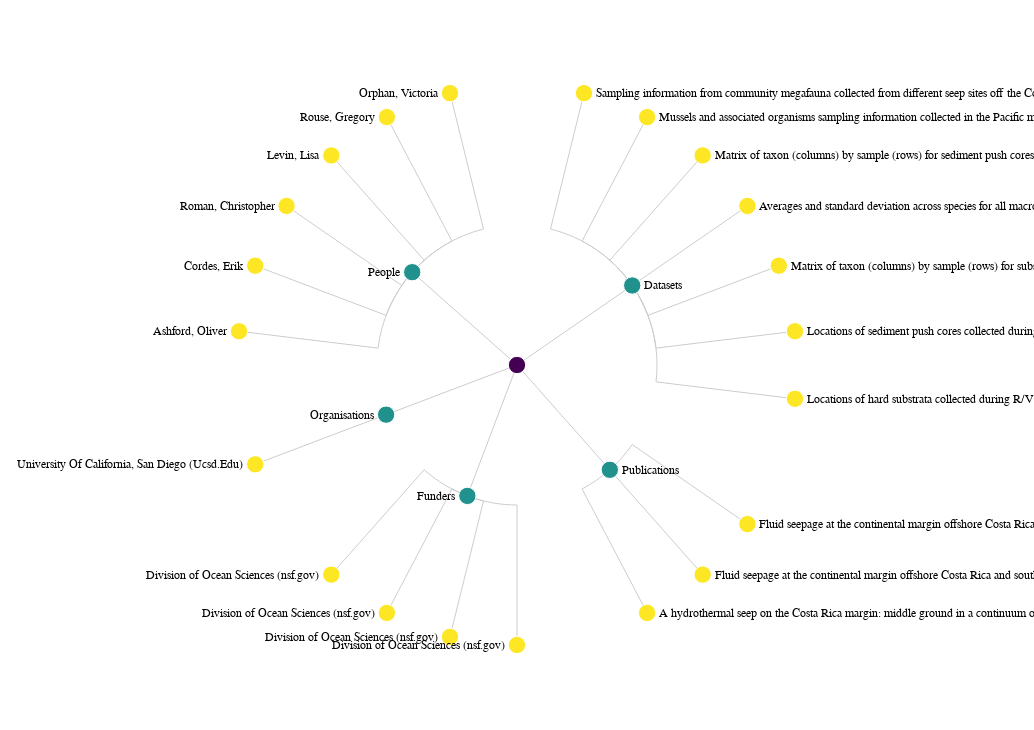

Write notebook code for a chart like this one.
### Code cell
chart = alt.vega(json.loads(vega_template(json.dumps(nodes))))

### Figure 1 — Vega specification as saved in the notebook (floating-point values rounded to 4 significant figures)
{"$schema": "https://vega.github.io/schema/vega/v5.json", "description": "An example of a radial layout for a node-link diagram of hierarchical data.", "width": 1024, "height": 720, "padding": 5, "autosize": "none", "signals": [{"name": "Chart", "value": "Collaborative research: Quantifying the biological, chemical, and physical linkages between chemosynthetic communities and the surrounding deep sea", "bind": {"input": "url", "size": 100}}, {"name": "labels", "value": true, "bind": {"input": "checkbox"}}, {"name": "radius", "value": 280, "bind": {"input": "range", "min": 20, "max": 600}}, {"name": "extent", "value": 360, "bind": {"input": "range", "min": 0, "max": 360, "step": 1}}, {"name": "rotate", "value": 0, "bind": {"input": "range", "min": 0, "max": 360, "step": 1}}, {"name": "layout", "value": "cluster", "bind": {"input": "radio", "options": ["tidy", "cluster"]}}, {"name": "links", "value": "orthogonal", "bind": {"input": "select", "options": ["line", "curve", "diagonal", "orthogonal"]}}, {"name": "originX", "update": "width / 2"}, {"name": "originY", "update": "height / 2"}], "data": [{"name": "tree", "values": [{"id": "https://doi.org/10.48321/d17g67", "name": " "}, {"id": 2, "name": "Datasets", "parent": "https://doi.org/10.48321/d17g67"}, {"id": 6, "name": "Publications", "parent": "https://doi.org/10.48321/d17g67"}, {"id": 3, "name": "Funders", "parent": "https://doi.org/10.48321/d17g67"}, {"id": 4, "name": "Organisations", "parent": "https://doi.org/10.48321/d17g67"}, {"id": 5, "name": "People", "parent": "https://doi.org/10.48321/d17g67"}, {"id": "10.26008/1912/bco-dmo.806673.1", "name": "Sampling information from community megafauna collected from different seep sites off the Costa Rica margin. Collections taken aboard R/V Atlantis in 2017 and 2018 using DSV Alvin. The 2019 collections were made aboard R/V Falkor, using the ROV Subastian.", "tooltip": "10.26008/1912/bco-dmo.806673.1", "parent": 2}, {"id": "10.26008/1912/bco-dmo.805488.1", "name": "Mussels and associated organisms sampling information collected in the Pacific margin of Costa Rica.The collections were made aboard R/V Atlantis in 2017 and 2018 using DSV Alvin. The 2019 collections were made aboard R/V Falkor, using the ROV Subastian", "tooltip": "10.26008/1912/bco-dmo.805488.1", "parent": 2}, {"id": "10.1575/1912/bco-dmo.750091.1", "name": "Matrix of taxon (columns) by sample (rows) for sediment push cores collected by HOV Alvin during R/V Atlantis cruise AT37-13 in the Pacific margin of Costa Rica from May to June 2017", "tooltip": "10.1575/1912/bco-dmo.750091.1", "parent": 2}, {"id": "10.1575/1912/bco-dmo.747575.1", "name": "Averages and standard deviation across species for all macrofauna found on each carbonate rock collected during R/V Atlantis cruise AT37-13 in the Pacific margin of Costa Rica from May to June 2017", "tooltip": "10.1575/1912/bco-dmo.747575.1", "parent": 2}, {"id": "10.1575/1912/bco-dmo.747699.1", "name": "Matrix of taxon (columns) by sample (rows) for substrates collected using HOV Alvin on R/V Atlantis cruise AT37-13 in the Pacific Ocean off Costa Rica from May to June 2017", "tooltip": "10.1575/1912/bco-dmo.747699.1", "parent": 2}, {"id": "10.1575/1912/bco-dmo.750284.1", "name": "Locations of sediment push cores collected during R/V Atlantis cruise AT37-13 in the Pacific Ocean off Costa Rica from May to June 2017", "tooltip": "10.1575/1912/bco-dmo.750284.1", "parent": 2}, {"id": "10.1575/1912/bco-dmo.750308.1", "name": "Locations of hard substrata collected during R/V Atlantis cruise AT37-13 in the Pacific Ocean off Costa Rica from May to June 2017", "tooltip": "10.1575/1912/bco-dmo.750308.1", "parent": 2}, {"id": "10.1029/2008gc001978", "name": "Fluid seepage at the continental margin offshore Costa Rica and southern Nicaragua", "tooltip": "10.1029/2008gc001978", "parent": 6}, {"id": "10.1029/2008gc001978", "name": "Fluid seepage at the continental margin offshore Costa Rica and southern Nicaragua", "tooltip": "10.1029/2008gc001978", "parent": 6}, {"id": "10.1098/rspb.2012.0205", "name": "A hydrothermal seep on the Costa Rica margin: middle ground in a continuum of reducing ecosystems", "tooltip": "10.1098/rspb.2012.0205", "parent": 6}, {"id": "https://doi.org/10.13039/100000141", "name": "Division of Ocean Sciences (nsf.gov)", "award": "https://www.nsf.gov/awardsearch/showAward?AWD_ID=1635219", "tooltip": "https://doi.org/10.13039/100000141", "parent": 3}, {"id": "https://doi.org/10.13039/100000141", "name": "Division of Ocean Sciences (nsf.gov)", "award": "https://www.nsf.gov/awardsearch/showAward?AWD_ID=1634172", "tooltip": "https://doi.org/10.13039/100000141", "parent": 3}, {"id": "https://doi.org/10.13039/100000141", "name": "Division of Ocean Sciences (nsf.gov)", "award": "https://www.nsf.gov/awardsearch/showAward?AWD_ID=1634559", "tooltip": "https://doi.org/10.13039/100000141", "parent": 3}, {"id": "https://doi.org/10.13039/100000141", "name": "Division of Ocean Sciences (nsf.gov)", "award": "https://www.nsf.gov/awardsearch/showAward?AWD_ID=1634002", "tooltip": "https://doi.org/10.13039/100000141", "parent": 3}, {"id": "https://ror.org/0168r3w48", "name": "University Of California, San Diego (Ucsd.Edu)", "contributorType": "Producer", "tooltip": "https://ror.org/0168r3w48", "parent": 4}, {"id": "https://orcid.org/0000-0001-5473-7057", "name": "Ashford, Oliver", "type": "Person", "affiliation": [{"id": null, "name": "University of California, San Diego (ucsd.edu)"}], "tooltip": "https://orcid.org/0000-0001-5473-7057", "parent": 5}, {"id": "https://orcid.org/0000-0002-6989-2348", "name": "Cordes, Erik", "type": "nan", "affiliation": [{"id": null, "name": "Temple University (temple.edu)"}], "tooltip": "https://orcid.org/0000-0002-6989-2348", "parent": 5}, {"id": "https://orcid.org/0000-0002-9185-4532", "name": "Roman, Christopher", "type": "nan", "affiliation": [{"id": null, "name": "University of Rhode Island (ww2.uri.edu)"}], "tooltip": "https://orcid.org/0000-0002-9185-4532", "parent": 5}, {"id": "https://orcid.org/0000-0002-2858-8622", "name": "Levin, Lisa", "type": "nan", "affiliation": [{"id": null, "name": "University of California, San Diego (ucsd.edu)"}], "tooltip": "https://orcid.org/0000-0002-2858-8622", "parent": 5}, {"id": "https://orcid.org/0000-0001-9036-9263", "name": "Rouse, Gregory", "type": "nan", "affiliation": [{"id": null, "name": "University of California, San Diego (ucsd.edu)"}], "tooltip": "https://orcid.org/0000-0001-9036-9263", "parent": 5}, {"id": "https://orcid.org/0000-0002-5374-6178", "name": "Orphan, Victoria", "type": "nan", "affiliation": [{"id": null, "name": "California Institute of Technology (caltech.edu)"}], "tooltip": "https://orcid.org/0000-0002-5374-6178", "parent": 5}], "transform": [{"type": "stratify", "key": "id", "parentKey": "parent"}, {"type": "tree", "method": {"signal": "layout"}, "size": [1, {"signal": "radius"}], "as": ["alpha", "radius", "depth", "children"]}, {"type": "formula", "expr": "(rotate + extent * datum.alpha + 270) % 360", "as": "angle"}, {"type": "formula", "expr": "PI * datum.angle / 180", "as": "radians"}, {"type": "formula", "expr": "inrange(datum.angle, [90, 270])", "as": "leftside"}, {"type": "formula", "expr": "originX + datum.radius * cos(datum.radians)", "as": "x"}, {"type": "formula", "expr": "originY + datum.radius * sin(datum.radians)", "as": "y"}]}, {"name": "links", "source": "tree", "transform": [{"type": "treelinks"}, {"type": "linkpath", "shape": {"signal": "links"}, "orient": "radial", "sourceX": "source.radians", "sourceY": "source.radius", "targetX": "target.radians", "targetY": "target.radius"}]}], "scales": [{"name": "color", "type": "linear", "range": {"scheme": "viridis"}, "domain": {"data": "tree", "field": "depth"}, "zero": true}], "marks": [{"type": "path", "from": {"data": "links"}, "encode": {"update": {"x": {"signal": "originX"}, "y": {"signal": "originY"}, "path": {"field": "path"}, "stroke": {"value": "#ccc"}}}}, {"type": "symbol", "from": {"data": "tree"}, "encode": {"enter": {"size": {"value": 300}, "stroke": {"value": "#fff"}}, "update": {"x": {"field": "x"}, "y": {"field": "y"}, "fill": {"scale": "color", "field": "depth"}}}}, {"type": "text", "from": {"data": "tree"}, "encode": {"enter": {"text": {"field": "name"}, "fontSize": {"value": 12}, "baseline": {"value": "middle"}, "tooltip": {"signal": "{'Identifier': datum.tooltip, 'Affiliation': datum.affiliation, 'Contribution': datum.contributorType, 'Award': datum.award}"}}, "update": {"x": {"field": "x"}, "y": {"field": "y"}, "dx": {"signal": "(datum.leftside ? -1 : 1) * 12"}, "align": {"signal": "datum.leftside ? 'right' : 'left'"}, "opacity": {"signal": "labels ? 1 : 0"}}}}]}
